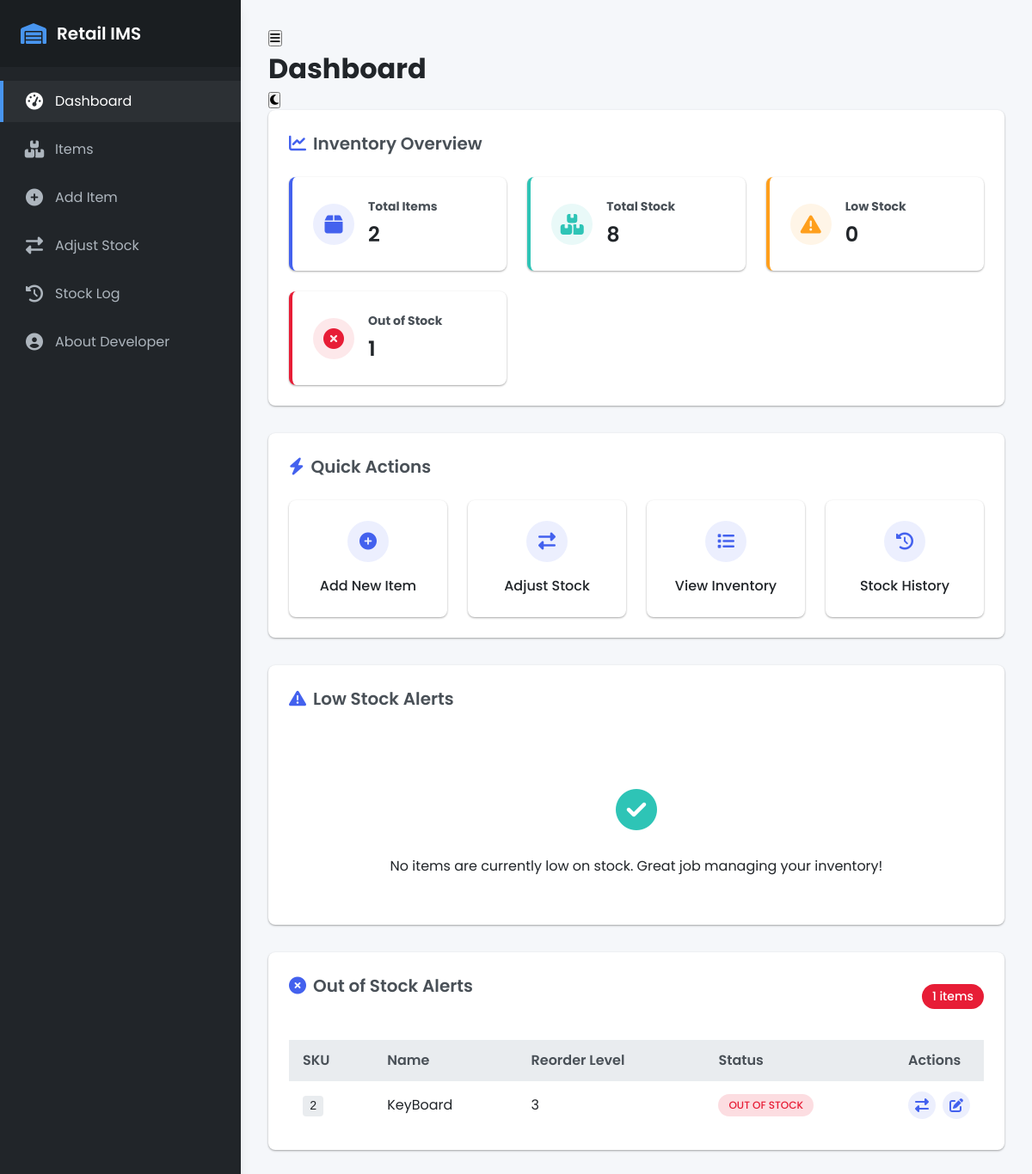
The page / on the database its author committed.
### tables this page shows
CREATE TABLE items (
    id INTEGER PRIMARY KEY AUTOINCREMENT,
    sku TEXT UNIQUE NOT NULL,
    name TEXT NOT NULL,
    category TEXT,
    quantity INTEGER NOT NULL DEFAULT 0,
    reorder_level INTEGER NOT NULL DEFAULT 0,
    cost_price REAL,
    selling_price REAL,
    created_at TIMESTAMP DEFAULT CURRENT_TIMESTAMP,
    updated_at TIMESTAMP DEFAULT CURRENT_TIMESTAMP -- Note: Requires trigger or app logic to update on change
);

### main.py (the view)
@app.route('/')
def index():
    stats = db.get_dashboard_stats()
    low_stock = db.get_low_stock_items()
    out_of_stock = db.get_out_of_stock_items()
    return render_template('index.html', stats=stats, low_stock=low_stock, out_of_stock=out_of_stock)

### database.py (called while the page is built)
def get_db_connection():
    conn = sqlite3.connect(DATABASE_FILE)
    conn.row_factory = sqlite3.Row # Return rows as dictionary-like objects
    return conn

def execute_query(query, args=(), fetchone=False, commit=False):
    conn = get_db_connection()
    cursor = conn.cursor()
    try:
        cursor.execute(query, args)
        if commit:
            conn.commit()
            return cursor.lastrowid # Return ID for inserts
        if fetchone:
            result = cursor.fetchone()
        else:
            result = cursor.fetchall()
        return result
    except sqlite3.Error as e:
        print(f"Database error: {e}")
        conn.rollback() # Rollback changes on error
        return None
    finally:
        conn.close()

def get_low_stock_items():
    query = "SELECT id, sku, name, quantity, reorder_level FROM items WHERE quantity <= reorder_level AND quantity > 0 ORDER BY quantity ASC"
    return execute_query(query)

def get_out_of_stock_items():
     query = "SELECT id, sku, name, quantity, reorder_level FROM items WHERE quantity <= 0 ORDER BY name ASC"
     return execute_query(query)

def get_dashboard_stats():
    stats = {}
    query_total_items = "SELECT COUNT(id) as count FROM items"
    query_total_qty = "SELECT SUM(quantity) as total_qty FROM items"
    conn = get_db_connection()
    cursor = conn.cursor()
    try:
        cursor.execute(query_total_items)
        stats['total_items'] = cursor.fetchone()['count']
        cursor.execute(query_total_qty)
        total_qty = cursor.fetchone()['total_qty']
        stats['total_quantity'] = total_qty if total_qty is not None else 0
    except sqlite3.Error as e:
        print(f"Error fetching dashboard stats: {e}")
        stats = {'total_items': 'Error', 'total_quantity': 'Error'}
    finally:
        conn.close()
    return stats

### main.py (called while the page is built)
@app.before_request
def initialize_database():
    if not os.path.exists(db.DATABASE_FILE):
         db.init_db()

### templates/index.html (shortened to what this page needs)
{% extends 'base.html' %}
{% block content %}
<div class="dashboard-container">
  <section class="dashboard-section stats-overview">
    <h2 class="section-title"><i class="fas fa-chart-line"></i> Inventory Overview</h2>
    <div class="stats-grid">
      <div class="stat-card primary-card">
        <div class="stat-icon">
          <i class="fas fa-box"></i>
        </div>
        <div class="stat-content">
          <h3 class="stat-title">Total Items</h3>
          <p class="stat-value">{{ stats.get('total_items', 'N/A') }}</p>
        </div>
      </div>
      <div class="stat-card success-card">
        <div class="stat-icon">
          <i class="fas fa-boxes-stacked"></i>
        </div>
        <div class="stat-content">
          <h3 class="stat-title">Total Stock</h3>
          <p class="stat-value">{{ stats.get('total_quantity', 'N/A') }}</p>
        </div>
      </div>
      <div class="stat-card warning-card">
        <div class="stat-icon">
          <i class="fas fa-exclamation-triangle"></i>
        </div>
        <div class="stat-content">
          <h3 class="stat-title">Low Stock</h3>
          <p class="stat-value">{{ low_stock|length }}</p>
        </div>
      </div>
      <div class="stat-card danger-card">
        <div class="stat-icon">
          <i class="fas fa-times-circle"></i>
        </div>
        <div class="stat-content">
          <h3 class="stat-title">Out of Stock</h3>
          <p class="stat-value">{{ out_of_stock|length }}</p>
        </div>
      </div>
    </div>
  </section>
  <section class="dashboard-section quick-actions">
    <h2 class="section-title"><i class="fas fa-bolt"></i> Quick Actions</h2>
    <div class="actions-grid">
      <a href="{{ url_for('add_item') }}" class="action-card">
        <div class="action-icon">
          <i class="fas fa-plus-circle"></i>
        </div>
        <h3 class="action-title">Add New Item</h3>
      </a>
      <a href="{{ url_for('adjust_stock_route') }}" class="action-card">
        <div class="action-icon">
          <i class="fas fa-exchange-alt"></i>
        </div>
        <h3 class="action-title">Adjust Stock</h3>
      </a>
      <a href="{{ url_for('items_list') }}" class="action-card">
        <div class="action-icon">
          <i class="fas fa-list"></i>
        </div>
        <h3 class="action-title">View Inventory</h3>
      </a>
      <a href="{{ url_for('stock_log') }}" class="action-card">
        <div class="action-icon">
          <i class="fas fa-history"></i>
        </div>
        <h3 class="action-title">Stock History</h3>
      </a>
    </div>
  </section>
  <section class="dashboard-section low-stock-alert">
    <div class="section-header">
      <h2 class="section-title"><i class="fas fa-exclamation-triangle"></i> Low Stock Alerts</h2>
    </div>
    {% if low_stock %}
    <div class="table-responsive">
      <table class="data-table">
        <thead>
          <tr>
            <th>SKU</th>
            <th>Name</th>
            <th>Current Qty</th>
            <th>Reorder Level</th>
            <th>Status</th>
            <th class="actions-column">Actions</th>
          </tr>
        </thead>
        <tbody>
          {% for item in low_stock %}
          <tr>
            <td><span class="sku-code">{{ item.sku }}</span></td>
            <td>{{ item.name }}</td>
            <td class="quantity-cell">{{ item.quantity }}</td>
            <td>{{ item.reorder_level }}</td>
            <td><span class="status-badge warning">Low Stock</span></td>
            <td class="actions-cell">
              <a href="{{ url_for('adjust_stock_route', item_id=item.id) }}" class="btn-icon" title="Adjust Stock">
                <i class="fas fa-exchange-alt"></i>
              </a>
              <a href="{{ url_for('edit_item', item_id=item.id) }}" class="btn-icon" title="Edit Item">
                <i class="fas fa-edit"></i>
              </a>
            </td>
          </tr>
          {% endfor %}
        </tbody>
      </table>
    </div>
    {% else %}
    <div class="empty-state">
      <div class="empty-icon">
        <i class="fas fa-check-circle"></i>
      </div>
      <p>No items are currently low on stock. Great job managing your inventory!</p>
    </div>
    {% endif %}
  </section>
  <section class="dashboard-section out-of-stock-alert">
    <div class="section-header">
      <h2 class="section-title"><i class="fas fa-times-circle"></i> Out of Stock Alerts</h2>
      {% if out_of_stock %}
        <span class="alert-badge danger">{{ out_of_stock|length }} items</span>
      {% endif %}
    </div>
    {% if out_of_stock %}
    <div class="table-responsive">
      <table class="data-table">
        <thead>
          <tr>
            <th>SKU</th>
            <th>Name</th>
            <th>Reorder Level</th>
            <th>Status</th>
            <th class="actions-column">Actions</th>
          </tr>
        </thead>
        <tbody>
          {% for item in out_of_stock %}
          <tr>
            <td><span class="sku-code">{{ item.sku }}</span></td>
            <td>{{ item.name }}</td>
            <td>{{ item.reorder_level }}</td>
            <td><span class="status-badge danger">Out of Stock</span></td>
            <td class="actions-cell">
              <a href="{{ url_for('adjust_stock_route', item_id=item.id) }}" class="btn-icon" title="Adjust Stock">
                <i class="fas fa-exchange-alt"></i>
              </a>
              <a href="{{ url_for('edit_item', item_id=item.id) }}" class="btn-icon" title="Edit Item">
                <i class="fas fa-edit"></i>
              </a>
            </td>
          </tr>
          {% endfor %}
        </tbody>
      </table>
    </div>
    {% endif %}
  </section>
</div>
{% endblock %}

### rows shown on the page
items: sku "2", name "KeyBoard", reorder_level "3"

### other values the page prints
{{ stats.get('total_items', 'N/A') }} "2"
{{ stats.get('total_quantity', 'N/A') }} "8"
{{ low_stock|length }} "0"
{{ out_of_stock|length }} "1"
